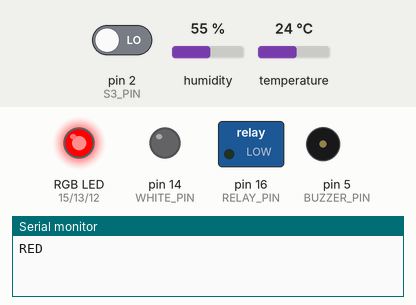
Recording of a sketch running on a simulated Arduino Uno, built with avr-gcc and run on an emulated ATmega328P. On the bench: switched loads named in the sketch (green lamp = pin HIGH), an RGB LED mixed from three pins (HIGH = lit), output pins drawn as LEDs (lit = HIGH), buzzer (waves = sounding, pin HIGH), the last lines printed to the serial monitor. Inputs (shaded band) come from the test bench; at power-on: pin 2 (S3_PIN) LOW, humidity 55 %, temperature 24 °C.

Above: at 0.5 s.
At 2.5 s:
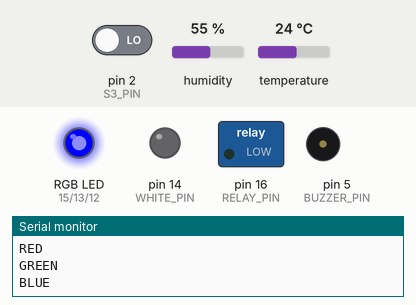
At 3.5 s:
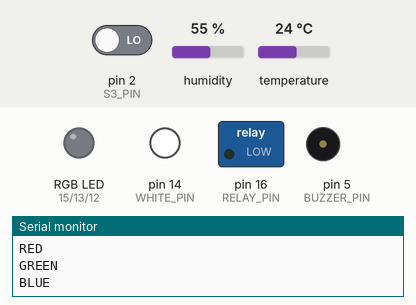
At 5.5 s:
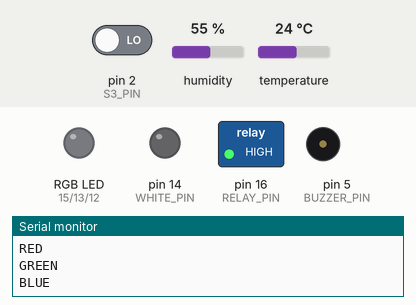
At 8.5 s:
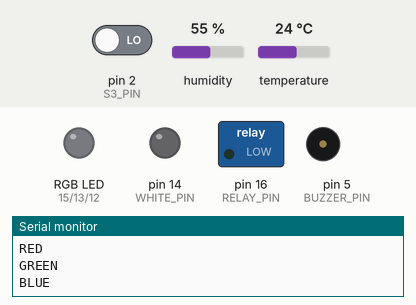
At 10.5 s:
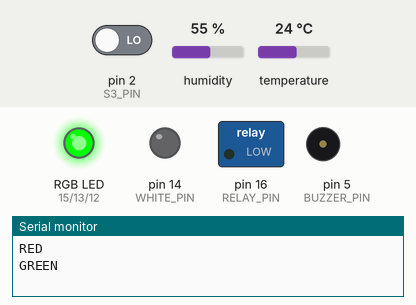
Timing chart, 0 to 11.7 s (numbered marks = the images above):
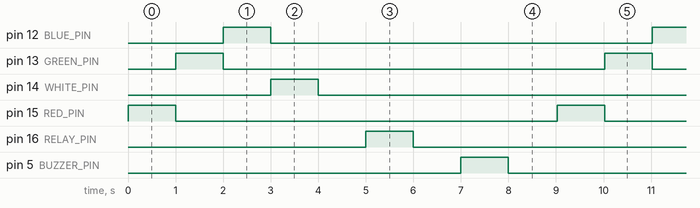

Measured:
- by itself, pin 12 (BLUE_PIN), pin 13 (GREEN_PIN), pin 14 (WHITE_PIN), pin 15 (RED_PIN), pin 16 (RELAY_PIN), pin 5 (BUZZER_PIN): alternates HIGH for 1.0 s and LOW for 8.0 s
- by itself, everything shown: repeats every 9.0 s, in 9 steps

The sketch:

Main.ino
```cpp
void setup() {
  Pin_Initialize();
  Serial.begin(115200);
}

void loop() {
 RGB(1, 0, 0);
 Serial.println("RED");
 delay(1000);
 RGB(0, 1, 0);
 Serial.println("GREEN");
 delay(1000);
 RGB(0, 0, 1);
 Serial.println("BLUE");
 delay(1000);
 RGB(0, 0, 0);

 White_LED(true);
 delay(1000);
 White_LED(false);
 delay(1000);

 Relay(true);
 delay(1000);
 Relay(false);
 delay(1000);

 Buzzer(true);
 delay(1000);
 Buzzer(false);
 delay(1000);

 Serial.print("S2 ");
 Serial.println(Button(true));
 Serial.print("S3 ");
 Serial.println(Button(false));

 readDHTSensor();
}
```

a_Pin_Numbers.ino
```cpp
//RGB LED
#define RED_PIN 15
#define GREEN_PIN 13
#define BLUE_PIN 12

//White LED
#define WHITE_PIN 14

//RELAY
#define RELAY_PIN 16

//BUZZER
#define BUZZER_PIN 5

//DHT Sensor
#define DHT_PIN 4

//Switches
#define S2_PIN 0
#define S3_PIN 2
```

b_IO.ino
```cpp
#include "DHT.h"
DHT dht(DHT_PIN, DHT11);

void Pin_Initialize() {
  pinMode(RED_PIN, OUTPUT);
  pinMode(GREEN_PIN, OUTPUT);
  pinMode(BLUE_PIN, OUTPUT);

  pinMode(WHITE_PIN, OUTPUT);

  pinMode(RELAY_PIN, OUTPUT);

  pinMode(BUZZER_PIN, OUTPUT);

  pinMode(S2_PIN, INPUT);
  pinMode(S3_PIN, INPUT);

  RGB(0, 0, 0);
  White_LED(false);
  Relay(false);
  Buzzer(false);
  dht.begin();
}

void RGB(bool R, bool G, bool B) {
  digitalWrite(RED_PIN, R);
  digitalWrite(GREEN_PIN, G);
  digitalWrite(BLUE_PIN, B);
}

void White_LED(bool Turning_ON) {
  digitalWrite(WHITE_PIN, Turning_ON);
}

void Relay(bool Turning_ON) {
  digitalWrite(RELAY_PIN, Turning_ON);
}

void Buzzer(bool Turning_ON) {
  digitalWrite(BUZZER_PIN, Turning_ON);
}

bool Button(bool isS2) {
  if (isS2) {
    return digitalRead(S2_PIN);
  }
  return digitalRead(S3_PIN);
}

void readDHTSensor(){
  float h = dht.readHumidity();
  float t = dht.readTemperature();
  float f = dht.readTemperature(true);
  if (isnan(h) || isnan(t) || isnan(f)) {
    Serial.println(F("Failed to read from DHT sensor!"));
    return;
  }
  float hif = dht.computeHeatIndex(f, h);
  float hic = dht.computeHeatIndex(t, h, false);

  Serial.print(F("Humidity: "));
  Serial.print(h);
  Serial.print(F("%  Temperature: "));
  Serial.print(t);
  Serial.print(F("°C "));
  Serial.print(f);
  Serial.print(F("°F  Heat index: "));
  Serial.print(hic);
  Serial.print(F("°C "));
  Serial.print(hif);
  Serial.println(F("°F"));
}
```
